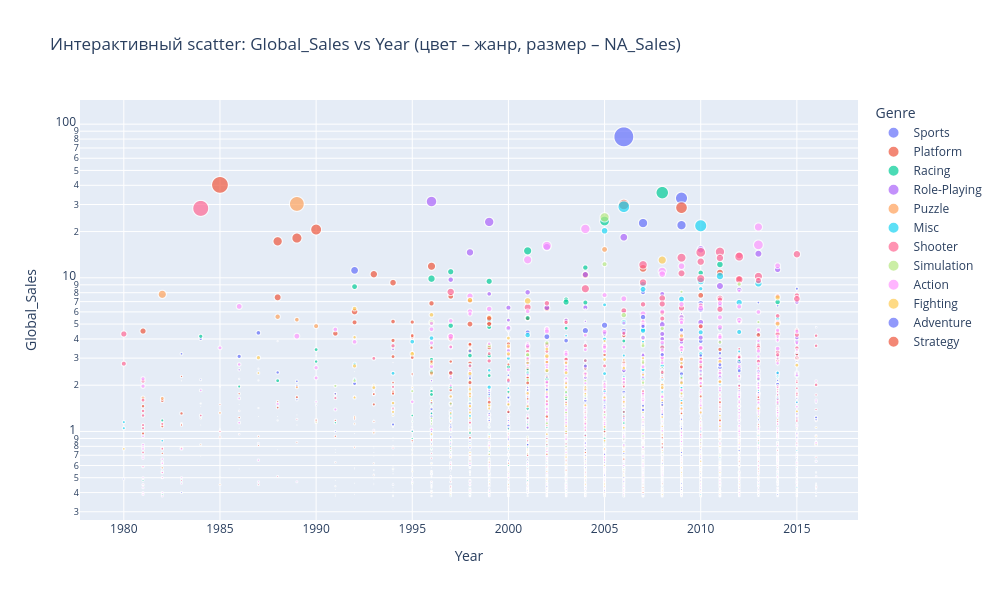

The notebook cell saved with this chart:
### Code cell
df_plotly = df_clean.nlargest(5000, 'Global_Sales')

fig = px.scatter(df_plotly, 
                 x='Year', 
                 y='Global_Sales', 
                 color='Genre',
                 size='NA_Sales',
                 hover_data=['Name', 'Platform', 'Publisher', 'EU_Sales', 'JP_Sales'],
                 title='Интерактивный scatter: Global_Sales vs Year (цвет – жанр, размер – NA_Sales)',
                 log_y=True, 
                 width=1000,
                 height=600)

fig.update_layout(legend=dict(itemsizing='constant'))
fig.show()

### Figure 1 — Plotly figure (JSON) as saved in the notebook; plotly's stock layout.template omitted (floating-point values rounded to 4 significant figures; data arrays with more than 128 entries replaced by an {"elided": "..."} marker saying what was removed)
{"data": [{"customdata": {"elided": "822x5 mixed values"}, "hovertemplate": "Genre=Sports<br>Year=%{x}<br>Global_Sales=%{y}<br>NA_Sales=%{marker.size}<br>Name=%{customdata[0]}<br>Platform=%{customdata[1]}<br>Publisher=%{customdata[2]}<br>EU_Sales=%{customdata[3]}<br>JP_Sales=%{customdata[4]}<extra></extra>", "legendgroup": "Sports", "marker": {"color": "#636efa", "size": {"elided": "822 float values"}, "sizemode": "area", "sizeref": 0.1037, "symbol": "circle"}, "mode": "markers", "name": "Sports", "showlegend": true, "type": "scattergl", "x": {"elided": "822 int values"}, "xaxis": "x", "y": {"elided": "822 float values"}, "yaxis": "y"}, {"customdata": {"elided": "368x5 mixed values"}, "hovertemplate": "Genre=Platform<br>Year=%{x}<br>Global_Sales=%{y}<br>NA_Sales=%{marker.size}<br>Name=%{customdata[0]}<br>Platform=%{customdata[1]}<br>Publisher=%{customdata[2]}<br>EU_Sales=%{customdata[3]}<br>JP_Sales=%{customdata[4]}<extra></extra>", "legendgroup": "Platform", "marker": {"color": "#EF553B", "size": {"elided": "368 float values"}, "sizemode": "area", "sizeref": 0.1037, "symbol": "circle"}, "mode": "markers", "name": "Platform", "showlegend": true, "type": "scattergl", "x": {"elided": "368 int values"}, "xaxis": "x", "y": {"elided": "368 float values"}, "yaxis": "y"}, {"customdata": {"elided": "411x5 mixed values"}, "hovertemplate": "Genre=Racing<br>Year=%{x}<br>Global_Sales=%{y}<br>NA_Sales=%{marker.size}<br>Name=%{customdata[0]}<br>Platform=%{customdata[1]}<br>Publisher=%{customdata[2]}<br>EU_Sales=%{customdata[3]}<br>JP_Sales=%{customdata[4]}<extra></extra>", "legendgroup": "Racing", "marker": {"color": "#00cc96", "size": {"elided": "411 float values"}, "sizemode": "area", "sizeref": 0.1037, "symbol": "circle"}, "mode": "markers", "name": "Racing", "showlegend": true, "type": "scattergl", "x": {"elided": "411 int values"}, "xaxis": "x", "y": {"elided": "411 float values"}, "yaxis": "y"}, {"customdata": {"elided": "465x5 mixed values"}, "hovertemplate": "Genre=Role-Playing<br>Year=%{x}<br>Global_Sales=%{y}<br>NA_Sales=%{marker.size}<br>Name=%{customdata[0]}<br>Platform=%{customdata[1]}<br>Publisher=%{customdata[2]}<br>EU_Sales=%{customdata[3]}<br>JP_Sales=%{customdata[4]}<extra></extra>", "legendgroup": "Role-Playing", "marker": {"color": "#ab63fa", "size": {"elided": "465 float values"}, "sizemode": "area", "sizeref": 0.1037, "symbol": "circle"}, "mode": "markers", "name": "Role-Playing", "showlegend": true, "type": "scattergl", "x": {"elided": "465 int values"}, "xaxis": "x", "y": {"elided": "465 float values"}, "yaxis": "y"}, {"customdata": {"elided": "121x5 mixed values"}, "hovertemplate": "Genre=Puzzle<br>Year=%{x}<br>Global_Sales=%{y}<br>NA_Sales=%{marker.size}<br>Name=%{customdata[0]}<br>Platform=%{customdata[1]}<br>Publisher=%{customdata[2]}<br>EU_Sales=%{customdata[3]}<br>JP_Sales=%{customdata[4]}<extra></extra>", "legendgroup": "Puzzle", "marker": {"color": "#FFA15A", "size": [23.2, 3.44, 7.28, 2.97, 2.18, 1.22, 2.62, 0.92, 0.65, 2.07, 0.87, 0.3, 1.63, 2.1, 0.52, 1.71, 1.06, 0.64, 1.11, 0.49, 0.96, 1.06, 0.32, 0.7, 1.43, 1.25, 0.49, 0.0, 0.59, 1.54, 1.52, 1.11, 1.08, 0.95, 0.97, 0.8, 0.73, 0.05, 0.56, 0.29, 0.4, 0.72, 0.13, 0.27, 0.74, 0.56, 0.68, 0.51, 0.0, 0.41, 0.52, 0.0, 0.5, 0.18, 0.56, 0.17, 0.62, 0.3, 0.61, 0.12, 0.46, 0.77, 0.42, 0.0, 0.2, 0.45, 0.0, 0.41, 0.29, 0.72, 0.29, 0.0, 0.47, 0.51, 0.2, 0.0, 0.18, 0.0, 0.45, 0.0, 0.0, 0.26, 0.55, 0.55, 0.34, 0.28, 0.0, 0.4, 0.31, 0.17, 0.51, 0.42, 0.42, 0.21, 0.3, 0.26, 0.35, 0.17, 0.0, 0.0, 0.14, 0.0, 0.34, 0.43, 0.25, 0.05, 0.42, 0.42, 0.36, 0.3, 0.25, 0.0, 0.16, 0.16, 0.2, 0.34, 0.32, 0.26, 0.0, 0.0, 0.34], "sizemode": "area", "sizeref": 0.1037, "symbol": "circle"}, "mode": "markers", "name": "Puzzle", "showlegend": true, "type": "scattergl", "x": [1989, 2005, 1982, 1988, 1989, 2007, 1990, 2007, 2008, 2001, 2006, 2009, 2010, 1996, 2004, 2009, 2007, 2006, 2002, 2007, 1989, 1998, 2011, 1991, 2009, 2001, 2007, 1993, 1992, 1981, 1982, 2002, 2010, 2001, 2008, 2009, 1985, 1998, 1992, 2000, 2003, 2008, 1997, 1984, 2006, 2014, 2004, 1990, 1997, 1992, 2004, 1984, 1997, 1985, 1998, 2008, 1993, 2008, 2010, 2006, 1999, 2007, 1984, 1994, 2012, 1998, 2013, 2009, 2010, 1983, 2009, 1991, 2004, 2002, 2003, 1994, 2008, 2012, 2009, 1995, 1997, 2005, 1981, 1982, 2010, 2008, 1992, 2004, 2004, 2005, 2008, 2010, 2008, 2009, 2009, 2005, 2009, 2007, 1993, 2007, 2000, 1995, 2009, 2007, 2004, 2015, 2007, 1985, 2000, 2009, 2000, 1996, 1991, 2006, 2011, 2001, 2005, 2009, 1985, 1995, 2007], "xaxis": "x", "y": [30.26, 15.3, 7.81, 5.58, 5.34, 5.26, 4.85, 4.0, 3.36, 2.94, 2.92, 2.79, 2.69, 2.4, 2.31, 2.22, 2.2, 2.13, 2.08, 2.01, 1.94, 1.93, 1.78, 1.75, 1.71, 1.71, 1.7, 1.7, 1.68, 1.65, 1.64, 1.52, 1.5, 1.46, 1.45, 1.38, 1.32, 1.26, 1.24, 1.23, 1.23, 1.23, 1.22, 1.22, 1.2, 1.19, 1.17, 1.15, 1.15, 1.12, 1.11, 1.1, 1.04, 1.03, 1.01, 1.0, 0.98, 0.9, 0.87, 0.87, 0.84, 0.83, 0.82, 0.81, 0.81, 0.81, 0.78, 0.78, 0.78, 0.78, 0.76, 0.73, 0.73, 0.72, 0.71, 0.7, 0.67, 0.66, 0.65, 0.62, 0.6, 0.6, 0.59, 0.58, 0.58, 0.57, 0.57, 0.56, 0.56, 0.56, 0.55, 0.54, 0.54, 0.53, 0.53, 0.52, 0.51, 0.51, 0.49, 0.48, 0.47, 0.47, 0.47, 0.47, 0.46, 0.46, 0.45, 0.45, 0.45, 0.44, 0.44, 0.44, 0.44, 0.44, 0.43, 0.42, 0.42, 0.42, 0.41, 0.41, 0.4], "yaxis": "y"}, {"customdata": {"elided": "456x5 mixed values"}, "hovertemplate": "Genre=Misc<br>Year=%{x}<br>Global_Sales=%{y}<br>NA_Sales=%{marker.size}<br>Name=%{customdata[0]}<br>Platform=%{customdata[1]}<br>Publisher=%{customdata[2]}<br>EU_Sales=%{customdata[3]}<br>JP_Sales=%{customdata[4]}<extra></extra>", "legendgroup": "Misc", "marker": {"color": "#19d3f3", "size": {"elided": "456 float values"}, "sizemode": "area", "sizeref": 0.1037, "symbol": "circle"}, "mode": "markers", "name": "Misc", "showlegend": true, "type": "scattergl", "x": {"elided": "456 int values"}, "xaxis": "x", "y": {"elided": "456 float values"}, "yaxis": "y"}, {"customdata": {"elided": "520x5 mixed values"}, "hovertemplate": "Genre=Shooter<br>Year=%{x}<br>Global_Sales=%{y}<br>NA_Sales=%{marker.size}<br>Name=%{customdata[0]}<br>Platform=%{customdata[1]}<br>Publisher=%{customdata[2]}<br>EU_Sales=%{customdata[3]}<br>JP_Sales=%{customdata[4]}<extra></extra>", "legendgroup": "Shooter", "marker": {"color": "#FF6692", "size": {"elided": "520 float values"}, "sizemode": "area", "sizeref": 0.1037, "symbol": "circle"}, "mode": "markers", "name": "Shooter", "showlegend": true, "type": "scattergl", "x": {"elided": "520 int values"}, "xaxis": "x", "y": {"elided": "520 float values"}, "yaxis": "y"}, {"customdata": {"elided": "244x5 mixed values"}, "hovertemplate": "Genre=Simulation<br>Year=%{x}<br>Global_Sales=%{y}<br>NA_Sales=%{marker.size}<br>Name=%{customdata[0]}<br>Platform=%{customdata[1]}<br>Publisher=%{customdata[2]}<br>EU_Sales=%{customdata[3]}<br>JP_Sales=%{customdata[4]}<extra></extra>", "legendgroup": "Simulation", "marker": {"color": "#B6E880", "size": {"elided": "244 float values"}, "sizemode": "area", "sizeref": 0.1037, "symbol": "circle"}, "mode": "markers", "name": "Simulation", "showlegend": true, "type": "scattergl", "x": {"elided": "244 int values"}, "xaxis": "x", "y": {"elided": "244 float values"}, "yaxis": "y"}, {"customdata": {"elided": "1061x5 mixed values"}, "hovertemplate": "Genre=Action<br>Year=%{x}<br>Global_Sales=%{y}<br>NA_Sales=%{marker.size}<br>Name=%{customdata[0]}<br>Platform=%{customdata[1]}<br>Publisher=%{customdata[2]}<br>EU_Sales=%{customdata[3]}<br>JP_Sales=%{customdata[4]}<extra></extra>", "legendgroup": "Action", "marker": {"color": "#FF97FF", "size": {"elided": "1061 float values"}, "sizemode": "area", "sizeref": 0.1037, "symbol": "circle"}, "mode": "markers", "name": "Action", "showlegend": true, "type": "scattergl", "x": {"elided": "1061 int values"}, "xaxis": "x", "y": {"elided": "1061 float values"}, "yaxis": "y"}, {"customdata": {"elided": "284x5 mixed values"}, "hovertemplate": "Genre=Fighting<br>Year=%{x}<br>Global_Sales=%{y}<br>NA_Sales=%{marker.size}<br>Name=%{customdata[0]}<br>Platform=%{customdata[1]}<br>Publisher=%{customdata[2]}<br>EU_Sales=%{customdata[3]}<br>JP_Sales=%{customdata[4]}<extra></extra>", "legendgroup": "Fighting", "marker": {"color": "#FECB52", "size": {"elided": "284 float values"}, "sizemode": "area", "sizeref": 0.1037, "symbol": "circle"}, "mode": "markers", "name": "Fighting", "showlegend": true, "type": "scattergl", "x": {"elided": "284 int values"}, "xaxis": "x", "y": {"elided": "284 float values"}, "yaxis": "y"}, {"customdata": {"elided": "134x5 mixed values"}, "hovertemplate": "Genre=Adventure<br>Year=%{x}<br>Global_Sales=%{y}<br>NA_Sales=%{marker.size}<br>Name=%{customdata[0]}<br>Platform=%{customdata[1]}<br>Publisher=%{customdata[2]}<br>EU_Sales=%{customdata[3]}<br>JP_Sales=%{customdata[4]}<extra></extra>", "legendgroup": "Adventure", "marker": {"color": "#636efa", "size": {"elided": "134 float values"}, "sizemode": "area", "sizeref": 0.1037, "symbol": "circle"}, "mode": "markers", "name": "Adventure", "showlegend": true, "type": "scattergl", "x": {"elided": "134 int values"}, "xaxis": "x", "y": {"elided": "134 float values"}, "yaxis": "y"}, {"customdata": {"elided": "114x5 mixed values"}, "hovertemplate": "Genre=Strategy<br>Year=%{x}<br>Global_Sales=%{y}<br>NA_Sales=%{marker.size}<br>Name=%{customdata[0]}<br>Platform=%{customdata[1]}<br>Publisher=%{customdata[2]}<br>EU_Sales=%{customdata[3]}<br>JP_Sales=%{customdata[4]}<extra></extra>", "legendgroup": "Strategy", "marker": {"color": "#EF553B", "size": [3.18, 2.79, 2.56, 1.7, 1.49, 1.37, 1.02, 1.53, 2.3, 2.04, 0.89, 1.64, 0.98, 0.82, 0.78, 0.0, 1.55, 1.07, 0.58, 0.0, 0.0, 1.32, 0.81, 1.19, 0.48, 0.95, 0.03, 0.45, 0.0, 0.01, 0.18, 0.86, 0.49, 0.27, 0.58, 0.42, 0.0, 0.32, 0.38, 0.58, 0.0, 0.17, 0.49, 0.43, 0.11, 0.12, 0.54, 0.26, 0.0, 0.49, 0.39, 0.5, 0.01, 0.55, 0.02, 0.29, 0.32, 0.47, 0.0, 0.36, 0.35, 0.31, 0.3, 0.0, 0.11, 0.24, 0.0, 0.0, 0.0, 0.19, 0.0, 0.0, 0.0, 0.4, 0.0, 0.0, 0.0, 0.14, 0.0, 0.0, 0.1, 0.18, 0.28, 0.0, 0.18, 0.0, 0.0, 0.23, 0.0, 0.13, 0.38, 0.18, 0.39, 0.04, 0.0, 0.19, 0.35, 0.0, 0.03, 0.2, 0.23, 0.34, 0.3, 0.0, 0.25, 0.22, 0.0, 0.25, 0.0, 0.0, 0.0, 0.0, 0.19, 0.0], "sizemode": "area", "sizeref": 0.1037, "symbol": "circle"}, "mode": "markers", "name": "Strategy", "showlegend": true, "type": "scattergl", "x": [1999, 1999, 2010, 1995, 1998, 1996, 2000, 2009, 1997, 1998, 1994, 2001, 2010, 2013, 2001, 1998, 1999, 2011, 2003, 2011, 1998, 2000, 2009, 2002, 2004, 2011, 2008, 2013, 1999, 2009, 1999, 2005, 2003, 2000, 2008, 2004, 2001, 2004, 2008, 2008, 2000, 2009, 2008, 1997, 2006, 2013, 2004, 2012, 1998, 2002, 1998, 2001, 2008, 2006, 2010, 2008, 2008, 2003, 2002, 2012, 1999, 2009, 1993, 2001, 2009, 2012, 1995, 2003, 2005, 2011, 1996, 2000, 2002, 2003, 1999, 1997, 1998, 2003, 1994, 1997, 1999, 2015, 2007, 1996, 2010, 2004, 2008, 2000, 2009, 2001, 2008, 2008, 2007, 2007, 2007, 2009, 2007, 2011, 2007, 2007, 1997, 2007, 2005, 1997, 2005, 1996, 2004, 2011, 2005, 2007, 2002, 2000, 2003, 1995], "xaxis": "x", "y": [5.45, 5.01, 4.83, 4.21, 3.7, 2.85, 2.73, 2.63, 2.4, 2.08, 2.08, 2.07, 1.69, 1.67, 1.63, 1.61, 1.55, 1.55, 1.54, 1.45, 1.37, 1.34, 1.31, 1.25, 1.2, 1.18, 1.17, 1.11, 1.1, 1.09, 1.06, 1.0, 0.97, 0.95, 0.91, 0.89, 0.89, 0.88, 0.83, 0.83, 0.8, 0.79, 0.79, 0.78, 0.78, 0.76, 0.73, 0.72, 0.72, 0.71, 0.7, 0.7, 0.67, 0.66, 0.66, 0.66, 0.65, 0.65, 0.65, 0.64, 0.63, 0.63, 0.62, 0.62, 0.6, 0.6, 0.6, 0.6, 0.59, 0.59, 0.58, 0.57, 0.57, 0.56, 0.55, 0.55, 0.55, 0.54, 0.53, 0.53, 0.52, 0.51, 0.51, 0.51, 0.51, 0.5, 0.5, 0.48, 0.47, 0.46, 0.46, 0.46, 0.45, 0.45, 0.44, 0.44, 0.43, 0.42, 0.42, 0.42, 0.41, 0.4, 0.4, 0.4, 0.4, 0.4, 0.4, 0.39, 0.39, 0.38, 0.38, 0.38, 0.38, 0.38], "yaxis": "y"}], "layout": {"height": 600, "legend": {"itemsizing": "constant", "title": {"text": "Genre"}, "tracegroupgap": 0}, "title": {"text": "Интерактивный scatter: Global_Sales vs Year (цвет – жанр, размер – NA_Sales)"}, "width": 1000, "xaxis": {"anchor": "y", "domain": [0, 1], "title": {"text": "Year"}}, "yaxis": {"anchor": "x", "domain": [0, 1], "title": {"text": "Global_Sales"}, "type": "log"}}}
